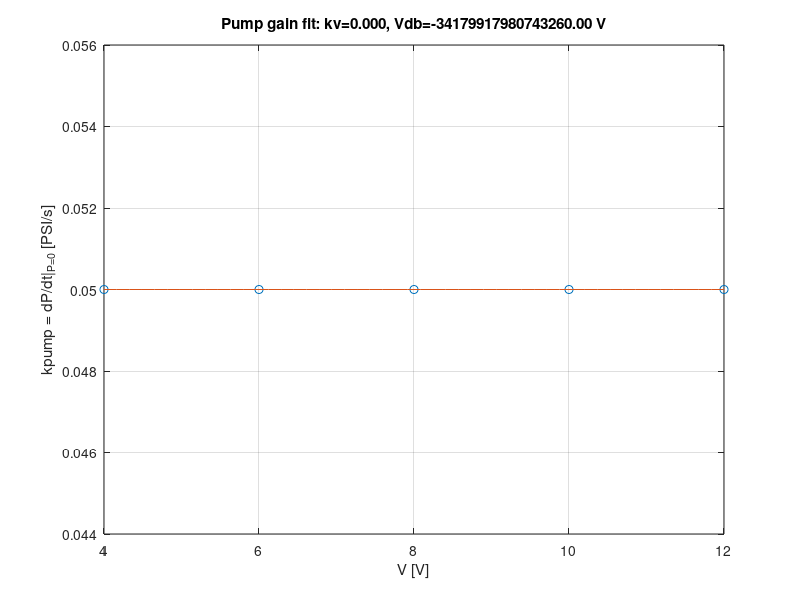

This chart was generated by the following MATLAB code:
%FIT_PLANT_VTOP  Combine build + leak into a voltage->pressure plant model.
%
%  Model (pump-with-leak, the physical picture):
%        dP/dt = kpump(V) - c*P
%  where kpump(V) = kv*max(V - Vdb, 0)  (pump strength, ~linear in voltage
%  above a deadband) and c is the leak rate from sysid_leak.
%
%  This gives, at a fixed voltage, a first-order approach to steady pressure
%  P_ss(V) = kpump(V)/c with time constant 1/c. That is exactly the local
%  P(s)/V(s) = (kv/(s+c)) transfer function you can drop into Simulink, and it
%  is intentionally simple -- the PI with anti-windup is robust to the gain
%  changing with pressure, so you do not need a perfect model.
%
%  Run sysid_pressure_build.m and sysid_leak.m first (they populate the base
%  workspace with buildData and leakModel); this script fits kpump(V) and
%  reports the model + a Simulink-ready tf.

clear; clc;

% pull upstream results if present, else use demo fits
if evalin('base','exist(''buildData'',''var'')'), bd=evalin('base','buildData'); else, bd=struct('Vg',(4:2:12)','buildGain',0.05*ones(5,1)); end
if evalin('base','exist(''leakModel'',''var'')'), lm=evalin('base','leakModel'); else, lm=struct('c',0.05); end

% kpump(V) at each level = dP/dt|_{P=0} = a from  dP/dt = a - c*P.
% From build data we captured the slope (-b ~ -c); the intercept a = kpump.
% Recompute intercept using the shared leak c for consistency:
%   a_k = mean(dP/dt + c*P) over the run  (done upstream); here use buildGain as
%   a proxy if intercepts were not stored. Prefer refitting with real data.
V = bd.Vg(:);
% If build script stored intercepts use them; otherwise approximate:
if isfield(bd,'intercept'), kp = bd.intercept(:); else, kp = bd.buildGain(:); end

% fit kpump = kv*(V - Vdb)
drv = kp>0.02*max(kp);
c1 = polyfit(V(drv), kp(drv), 1);
kv = c1(1); Vdb = -c1(2)/c1(1); c = lm.c;

fprintf('\n=== Voltage -> Pressure plant ===\n');
fprintf('dP/dt = kv*max(V-Vdb,0) - c*P\n');
fprintf('  kv  = %.4f PSI/s per V\n', kv);
fprintf('  Vdb = %.2f V\n', Vdb);
fprintf('  c   = %.4f 1/s  (leak, tau=%.1f s)\n', c, 1/c);
fprintf('Local linear model about an operating voltage:  P(s)/V(s) = kv/(s + c)\n');
fprintf('Steady pressure at V:  P_ss = kv*(V-Vdb)/c\n\n');

% Simulink-ready first-order tf (small-signal, above deadband)
if exist('tf','file')
    Gp = tf(kv,[1 c]); disp('Local plant tf  P(s)/V(s):'); Gp %#ok<NOPRT>
end

% quick validation plot: predicted P_ss(V) vs measured build intercepts
figure; plot(V, kp,'o'); hold on; grid on;
Vf=linspace(min(V),max(V),50); plot(Vf, max(kv*(Vf-Vdb),0),'-');
xlabel('V [V]'); ylabel('kpump = dP/dt|_{P=0} [PSI/s]');
title(sprintf('Pump gain fit: kv=%.3f, Vdb=%.2f V',kv,Vdb));

assignin('base','plantModel',struct('kv',kv,'Vdb',Vdb,'c',c));
fprintf('Saved plantModel to base workspace. Suggest cross-validating against a held-out run (see ANALYSIS_PLAN).\n');
